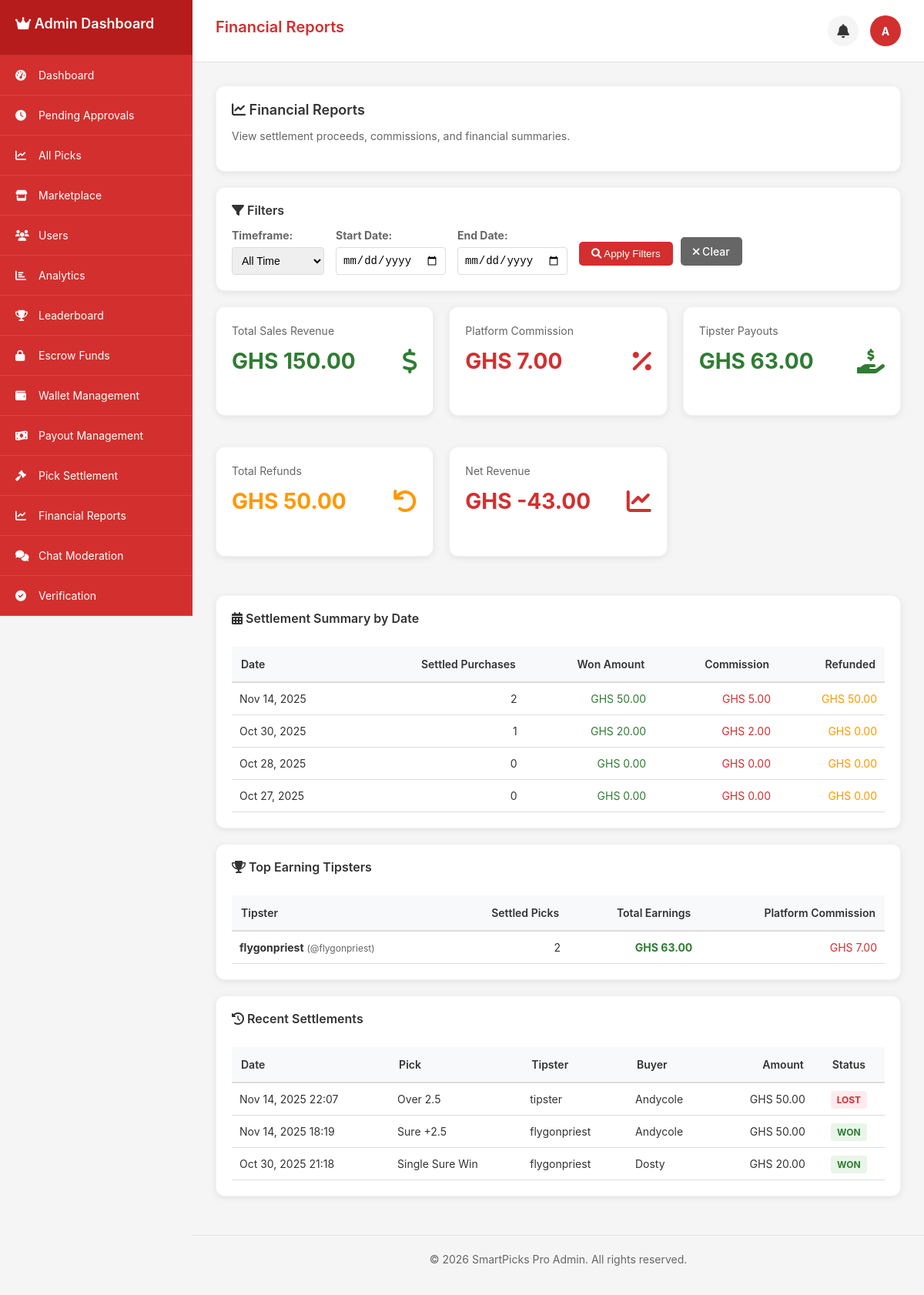
/admin_financial_reports (signed in), run on the app's committed database.
### tables this page shows
CREATE TABLE `users` (
  `id` int(11) NOT NULL AUTO_INCREMENT,
  `username` varchar(50) NOT NULL,
  `email` varchar(100) NOT NULL,
  `password` varchar(255) NOT NULL,
  `display_name` varchar(100) NOT NULL,
  `avatar` varchar(255) DEFAULT NULL,
  `role` enum('user','tipster','admin') DEFAULT 'user',
  `status` enum('active','inactive','suspended') DEFAULT 'active',
  `phone` varchar(20) DEFAULT NULL,
  `country` varchar(50) DEFAULT 'Ghana',
  `timezone` varchar(50) DEFAULT 'Africa/Accra',
  `last_login` datetime DEFAULT NULL,
  `created_at` datetime DEFAULT current_timestamp(),
  `updated_at` datetime DEFAULT current_timestamp() ON UPDATE current_timestamp(),
  `country_code` varchar(3) DEFAULT 'GHA',
  `flag_emoji` varchar(10) DEFAULT '??',
  `is_online` tinyint(1) DEFAULT 0,
  `last_activity` datetime DEFAULT NULL,
  `is_verified` tinyint(1) DEFAULT 0,
  `email_notifications` tinyint(1) DEFAULT 1,
  `sms_notifications` tinyint(1) DEFAULT 0,
  `push_notifications` tinyint(1) DEFAULT 1,
  `bio` text DEFAULT NULL,
  PRIMARY KEY (`id`),
  UNIQUE KEY `username` (`username`),
  UNIQUE KEY `email` (`email`),
  KEY `idx_username` (`username`),
  KEY `idx_email` (`email`),
  KEY `idx_role` (`role`),
  KEY `idx_status` (`status`),
  KEY `idx_country_code` (`country_code`),
  KEY `idx_is_online` (`is_online`)
);

CREATE TABLE `user_purchased_picks` (
  `id` int(11) NOT NULL AUTO_INCREMENT,
  `user_id` int(11) NOT NULL,
  `accumulator_id` int(11) NOT NULL,
  `purchase_price` decimal(8,2) NOT NULL,
  `purchase_date` datetime DEFAULT current_timestamp(),
  `settlement_status` enum('pending','won','lost','void') DEFAULT 'pending',
  `created_at` datetime DEFAULT current_timestamp(),
  PRIMARY KEY (`id`),
  KEY `idx_user_id` (`user_id`),
  KEY `idx_accumulator_id` (`accumulator_id`),
  KEY `idx_purchase_date` (`purchase_date`),
  CONSTRAINT `user_purchased_picks_ibfk_1` FOREIGN KEY (`user_id`) REFERENCES `users` (`id`) ON DELETE CASCADE,
  CONSTRAINT `user_purchased_picks_ibfk_2` FOREIGN KEY (`accumulator_id`) REFERENCES `accumulator_tickets` (`id`) ON DELETE CASCADE
);

CREATE TABLE `accumulator_tickets` (
  `id` int(11) NOT NULL AUTO_INCREMENT,
  `user_id` int(11) NOT NULL,
  `buyer_id` int(11) DEFAULT NULL,
  `purchase_price` decimal(10,2) DEFAULT NULL,
  `purchased_at` datetime DEFAULT NULL,
  `settled_at` datetime DEFAULT NULL,
  `title` varchar(255) NOT NULL,
  `description` text DEFAULT NULL,
  `sport` varchar(100) DEFAULT 'Football',
  `home_country_id` int(11) DEFAULT NULL,
  `home_team_id` int(11) DEFAULT NULL,
  `away_country_id` int(11) DEFAULT NULL,
  `away_team_id` int(11) DEFAULT NULL,
  `total_picks` int(11) NOT NULL DEFAULT 1,
  `total_odds` decimal(10,3) NOT NULL DEFAULT 1.000,
  `price` decimal(8,2) DEFAULT 0.00,
  `status` enum('active','won','lost','void','pending','cancelled','pending_approval') DEFAULT 'pending_approval',
  `result` enum('pending','won','lost','void') DEFAULT 'pending',
  `is_marketplace` tinyint(1) DEFAULT 0,
  `confidence_level` int(3) DEFAULT 75,
  `views` int(11) DEFAULT 0,
  `purchases` int(11) DEFAULT 0,
  `created_at` datetime DEFAULT current_timestamp(),
  `updated_at` datetime DEFAULT current_timestamp() ON UPDATE current_timestamp(),
  `like_count` int(11) DEFAULT 0,
  `share_count` int(11) DEFAULT 0,
  `comment_count` int(11) DEFAULT 0,
  `view_count` int(11) DEFAULT 0,
  PRIMARY KEY (`id`),
  KEY `idx_user_id` (`user_id`),
  KEY `idx_status` (`status`),
  KEY `idx_marketplace` (`is_marketplace`),
  KEY `idx_created_at` (`created_at`),
  KEY `idx_like_count` (`like_count`),
  KEY `idx_share_count` (`share_count`),
  KEY `fk_acc_home_country` (`home_country_id`),
  KEY `fk_acc_home_team` (`home_team_id`),
  KEY `fk_acc_away_country` (`away_country_id`),
  KEY `fk_acc_away_team` (`away_team_id`),
  CONSTRAINT `accumulator_tickets_ibfk_1` FOREIGN KEY (`user_id`) REFERENCES `users` (`id`) ON DELETE CASCADE,
  CONSTRAINT `fk_acc_away_country` FOREIGN KEY (`away_country_id`) REFERENCES `countries` (`id`) ON DELETE SET NULL,
  CONSTRAINT `fk_acc_away_team` FOREIGN KEY (`away_team_id`) REFERENCES `teams` (`id`) ON DELETE SET NULL,
  CONSTRAINT `fk_acc_home_country` FOREIGN KEY (`home_country_id`) REFERENCES `countries` (`id`) ON DELETE SET NULL,
  CONSTRAINT `fk_acc_home_team` FOREIGN KEY (`home_team_id`) REFERENCES `teams` (`id`) ON DELETE SET NULL
);

### app/controllers/admin_financial_reports.php (the view, shortened to what the rows shown need)
<?php
require_once __DIR__ . '/../../config/config.php';
require_once __DIR__ . '/../models/Database.php';
$db = Database::getInstance();
$logger = Logger::getInstance();
$userId = $_SESSION['user_id'];
$user = $db->fetch("SELECT * FROM users WHERE id = ?", [$userId]);
$timeframe = $_GET['timeframe'] ?? 'all';
$startDate = $_GET['start_date'] ?? '';
$endDate = $_GET['end_date'] ?? '';
$dateCondition = '';
$dateParams = [];
if ($startDate && $endDate) {
    $dateCondition = "AND DATE(settled_at) BETWEEN ? AND ?";
    $dateParams = [$startDate, $endDate];
} else {
    switch ($timeframe) {
        default:
            $dateCondition = '';
    }
}
try {
    $dateConditionCommission = str_replace('settled_at', 'at.updated_at', $dateCondition);
    $settlementDateCondition = str_replace('settled_at', 'at.updated_at', $dateCondition);
    $settlementSummary = $db->fetchAll("
        SELECT
            DATE(at.updated_at) as settlement_date,
            COUNT(DISTINCT COALESCE(ef.id, upp.id)) as settled_purchases,
            SUM(CASE WHEN (at.status = 'won' OR at.result = 'won') THEN COALESCE(ef.amount, upp.purchase_price, 0) ELSE 0 END) as won_amount,
            SUM(CASE WHEN (at.status = 'won' OR at.result = 'won') THEN COALESCE(ef.amount * 0.10, upp.purchase_price * 0.10, 0) ELSE 0 END) as commission_amount,
            SUM(CASE WHEN (at.status = 'lost' OR at.result = 'lost') THEN COALESCE(ef.amount, upp.purchase_price, 0) ELSE 0 END) as lost_amount
        FROM accumulator_tickets at
        LEFT JOIN escrow_funds ef ON at.id = ef.pick_id AND (at.status IN ('won', 'lost') OR at.result IN ('won', 'lost'))
        LEFT JOIN user_purchased_picks upp ON at.id = upp.accumulator_id AND upp.settlement_status IN ('won', 'lost')
        WHERE (at.status IN ('won', 'lost') OR at.result IN ('won', 'lost'))
        AND at.updated_at IS NOT NULL
        " . ($settlementDateCondition ? "AND at.updated_at IS NOT NULL $settlementDateCondition" : "") . "
        GROUP BY DATE(at.updated_at)
        ORDER BY settlement_date DESC
        LIMIT 30
    ", $dateParams);
    $topEarningTipsters = $db->fetchAll("
        SELECT
            u.id,
            u.username,
            u.display_name,
            COUNT(DISTINCT COALESCE(ef.id, upp.id)) as settled_picks,
            SUM(CASE
                WHEN (at.status = 'won' OR at.result = 'won') THEN COALESCE(ef.amount * 0.90, upp.purchase_price * 0.90, 0)
                ELSE 0
            END) as total_earnings,
            SUM(CASE
                WHEN (at.status = 'won' OR at.result = 'won') THEN COALESCE(ef.amount * 0.10, upp.purchase_price * 0.10, 0)
                ELSE 0
            END) as platform_commission
        FROM users u
        JOIN accumulator_tickets at ON u.id = at.user_id
        LEFT JOIN escrow_funds ef ON at.id = ef.pick_id AND (at.status IN ('won', 'lost') OR at.result IN ('won', 'lost'))
        LEFT JOIN user_purchased_picks upp ON at.id = upp.accumulator_id AND upp.settlement_status IN ('won', 'lost')
        WHERE (at.status IN ('won', 'lost') OR at.result IN ('won', 'lost'))
        AND at.updated_at IS NOT NULL
        " . ($dateConditionCommission ? "AND at.updated_at IS NOT NULL $dateConditionCommission" : "") . "
        AND u.role = 'tipster'
        AND (ef.id IS NOT NULL OR upp.id IS NOT NULL)
        GROUP BY u.id
        HAVING total_earnings > 0
        ORDER BY total_earnings DESC
        LIMIT 20
    ", $dateParams);
    $recentSettlementsDateCondition = str_replace('settled_at', 'at.updated_at', $dateCondition);
    $recentSettlements = $db->fetchAll("
        SELECT
            upp.id,
            upp.purchase_price,
            upp.settlement_status,
            at.updated_at as settled_at,
            at.title as pick_title,
            u.username as buyer_name,
            seller.username as tipster_name,
            seller.id as tipster_id
        FROM user_purchased_picks upp
        JOIN accumulator_tickets at ON upp.accumulator_id = at.id
        JOIN users u ON upp.user_id = u.id
        JOIN users seller ON at.user_id = seller.id
        WHERE upp.settlement_status IN ('won', 'lost')
        AND at.updated_at IS NOT NULL
        " . ($recentSettlementsDateCondition ? "AND at.updated_at IS NOT NULL $recentSettlementsDateCondition" : "") . "
        ORDER BY at.updated_at DESC
        LIMIT 50
    ", $dateParams);
} catch (Exception $e) {
    $error = 'Error loading financial data: ' . $e->getMessage();
    $logger->error('Financial reports error', ['error' => $e->getMessage()]);
    $financialData = [
        'total_commission' => 0,
        'total_sales' => 0,
        'total_tipster_payouts' => 0,
        'total_refunds' => 0,
        'net_revenue' => 0
    ];
    $settlementSummary = [];
    $topEarningTipsters = [];
    $recentSettlements = [];
}
$pageTitle = "Financial Reports";
?>
<div class="admin-financial-content">
    <div class="card">
        <h2><i class="fas fa-chart-line"></i> Financial Reports</h2>
    </div>
    <div class="card">
        <?php if (empty($settlementSummary)): ?>
            <p style="color: #666; text-align: center; padding: 40px;">No settlement data available for the selected period.</p>
        <?php else: ?>
            <div style="overflow-x: auto;">
                <table style="width: 100%; border-collapse: collapse;">
                    <thead>
                        <tr style="background-color: #f5f5f5;">
                            <th style="padding: 12px; text-align: left; border-bottom: 2px solid #ddd;">Date</th>
                            <th style="padding: 12px; text-align: right; border-bottom: 2px solid #ddd;">Settled Purchases</th>
                            <th style="padding: 12px; text-align: right; border-bottom: 2px solid #ddd;">Won Amount</th>
                            <th style="padding: 12px; text-align: right; border-bottom: 2px solid #ddd;">Commission</th>
                            <th style="padding: 12px; text-align: right; border-bottom: 2px solid #ddd;">Refunded</th>
                        </tr>
                    </thead>
                </table>
            </div>
        <?php endif; ?>
    </div>
    <div class="card">
        <?php if (empty($topEarningTipsters)): ?>
            <p style="color: #666; text-align: center; padding: 40px;">No tipster earnings data available for the selected period.</p>
        <?php else: ?>
            <div style="overflow-x: auto;">
                <table style="width: 100%; border-collapse: collapse;">
                    <thead>
                        <tr style="background-color: #f5f5f5;">
                            <th style="padding: 12px; text-align: left; border-bottom: 2px solid #ddd;">Tipster</th>
                            <th style="padding: 12px; text-align: right; border-bottom: 2px solid #ddd;">Settled Picks</th>
                            <th style="padding: 12px; text-align: right; border-bottom: 2px solid #ddd;">Total Earnings</th>
                            <th style="padding: 12px; text-align: right; border-bottom: 2px solid #ddd;">Platform Commission</th>
                        </tr>
                    </thead>
                    <tbody>
                        <?php foreach ($topEarningTipsters as $index => $tipster): ?>
                        <tr style="border-bottom: 1px solid #eee;">
                            <td style="padding: 10px;">
                                <strong><?php echo htmlspecialchars($tipster['display_name'] ?: $tipster['username']); ?></strong>
                                <span style="color: #666; font-size: 12px;">(@<?php echo htmlspecialchars($tipster['username']); ?>)</span>
                            </td>
                            <td style="padding: 10px; text-align: right;"><?php echo number_format($tipster['settled_picks']); ?></td>
                            <td style="padding: 10px; text-align: right; color: #2e7d32; font-weight: bold;">GHS <?php echo number_format($tipster['total_earnings'], 2); ?></td>
                            <td style="padding: 10px; text-align: right; color: #d32f2f;">GHS <?php echo number_format($tipster['platform_commission'], 2); ?></td>
                        </tr>
                        <?php endforeach; ?>
                    </tbody>
                </table>
            </div>
        <?php endif; ?>
    </div>
    <div class="card">
        <?php if (empty($recentSettlements)): ?>
            <p style="color: #666; text-align: center; padding: 40px;">No recent settlements available.</p>
        <?php else: ?>
            <div style="overflow-x: auto;">
                <table style="width: 100%; border-collapse: collapse;">
                    <thead>
                        <tr style="background-color: #f5f5f5;">
                            <th style="padding: 12px; text-align: left; border-bottom: 2px solid #ddd;">Date</th>
                            <th style="padding: 12px; text-align: left; border-bottom: 2px solid #ddd;">Pick</th>
                            <th style="padding: 12px; text-align: left; border-bottom: 2px solid #ddd;">Tipster</th>
                            <th style="padding: 12px; text-align: left; border-bottom: 2px solid #ddd;">Buyer</th>
                            <th style="padding: 12px; text-align: right; border-bottom: 2px solid #ddd;">Amount</th>
                            <th style="padding: 12px; text-align: center; border-bottom: 2px solid #ddd;">Status</th>
                        </tr>
                    </thead>
                    <tbody>
                        <?php foreach ($recentSettlements as $settlement): ?>
                        <tr style="border-bottom: 1px solid #eee;">
                            <td style="padding: 10px;"><?php echo date('M j, Y H:i', strtotime($settlement['settled_at'])); ?></td>
                            <td style="padding: 10px;"><?php echo htmlspecialchars($settlement['pick_title']); ?></td>
                            <td style="padding: 10px;"><?php echo htmlspecialchars($settlement['tipster_name']); ?></td>
                            <td style="padding: 10px;"><?php echo htmlspecialchars($settlement['buyer_name']); ?></td>
                            <td style="padding: 10px; text-align: right;">GHS <?php echo number_format($settlement['purchase_price'], 2); ?></td>
                            <td style="padding: 10px; text-align: center;">
                                <span style="padding: 4px 8px; border-radius: 4px; font-size: 12px; font-weight: bold;
                                      background-color: <?php echo $settlement['settlement_status'] === 'won' ? '#e8f5e8' : '#ffebee'; ?>;
                                      color: <?php echo $settlement['settlement_status'] === 'won' ? '#2e7d32' : '#d32f2f'; ?>;">
                                    <?php echo strtoupper($settlement['settlement_status']); ?>
                                </span>
                            </td>
                        </tr>
                        <?php endforeach; ?>
                    </tbody>
                </table>
            </div>
        <?php endif; ?>
    </div>
</div>
<?php
$content = ob_get_clean();
include __DIR__ . '/../views/layouts/admin_layout.php';
?>

### app/views/layouts/admin_layout.php (shortened to what the rows shown need)
<!DOCTYPE html>
<html lang="en">
<head>
    <link rel="stylesheet" href="https://cdnjs.cloudflare.com/ajax/libs/font-awesome/6.0.0-beta3/css/all.min.css">
</head>
<body>
    <div class="sidebar" id="sidebar">
        <div class="sidebar-header">
            <h2><i class="fas fa-crown"></i> Admin Dashboard</h2>
        </div>
    </div>
    <div class="main-content">
        <div class="page-header">
            <h1 class="page-title"><?php echo isset($pageTitle) ? $pageTitle : 'Admin Dashboard'; ?></h1>
            <div class="admin-info">
                <div class="notification-container">
                    <div class="notification-bell" id="notificationBell" onclick="toggleNotificationDropdown()">
                    </div>
                </div>
                <div class="admin-avatar">
                    <?php echo isset($user) ? strtoupper(substr($user['username'], 0, 1)) : 'A'; ?>
                </div>
            </div>
        </div>
        <div class="content-area">
            <?php echo isset($content) ? $content : ''; ?>
        </div>
    </div>
</body>
</html>

### data on the page
users: username "A"
users: display_name "flygonpriest", username "flygonpriest", settled_picks "2", total_earnings "63.00", platform_commission "7.00"
user_purchased_picks: accumulator.updated_at "Nov 14, 2025 22:07", accumulator.title "Over 2.5", users.username "tipster", user.username "Andycole", purchase_price "50.00", settlement_status "LOST"
user_purchased_picks: accumulator.updated_at "Nov 14, 2025 18:19", accumulator.title "Sure +2.5", users.username "flygonpriest", user.username "Andycole", purchase_price "50.00", settlement_status "WON"
user_purchased_picks: accumulator.updated_at "Oct 30, 2025 21:18", accumulator.title "Single Sure Win", users.username "flygonpriest", user.username "Dosty", purchase_price "20.00", settlement_status "WON"

### other printed values
$item['text'] "Dashboard"
$item['text'] "Pending Approvals"
$item['text'] "All Picks"
$item['text'] "Marketplace"
$item['text'] "Users"
$item['text'] "Analytics"
$item['text'] "Leaderboard"
$item['text'] "Escrow Funds"
$item['text'] "Wallet Management"
$item['text'] "Payout Management"
$item['text'] "Pick Settlement"
$item['text'] "Financial Reports"
$item['text'] "Chat Moderation"
$item['text'] "Verification"
$pageTitle "Financial Reports"
